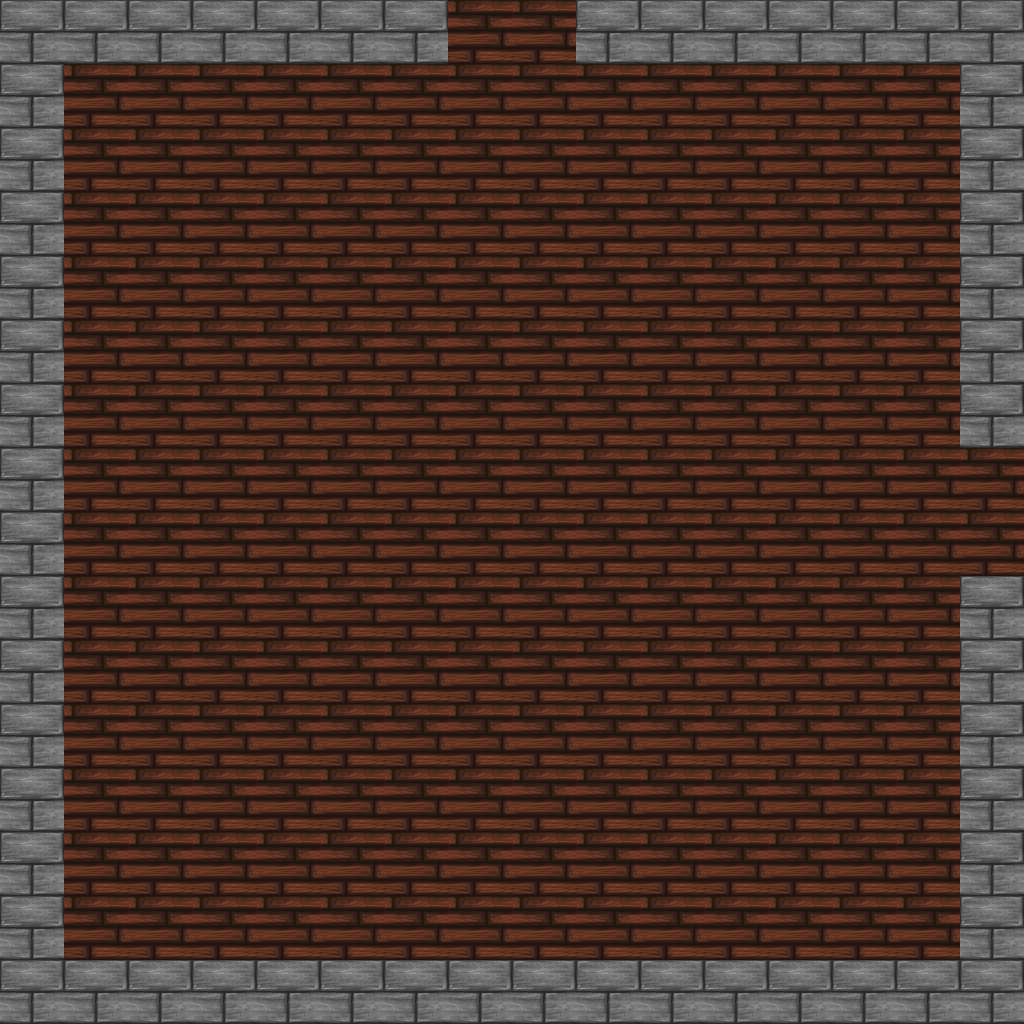

This game map was drawn from its Tiled (.tmx) file and the tilesets committed beside it. A one-line description and the trimmed map source follow:
An orthogonal 16x16 tile map with 64x64 px tiles, 2 tile layers (Ground, Walls), 4 tilesets and 22 objects (2x NORTH, 2x WEST, 2x SOUTH, 2x EAST, CENTER).

<map version="1.0" orientation="orthogonal" renderorder="right-down" width="16" height="16" tilewidth="64" tileheight="64">
 <properties>
  <property name="ExitPoints" value="NE" />
 </properties>
 <tileset firstgid="1" name="simpletiles" tilewidth="64" tileheight="64" spacing="1">
  <image source="tilesets/simpletiles.png" width="130" height="130" />
 </tileset>
 <tileset firstgid="5" name="cavefloor" tilewidth="64" tileheight="64">
  <image source="tilesets/cavefloor.png" width="196" height="196" />
 </tileset>
 <tileset firstgid="14" name="tiles64" tilewidth="64" tileheight="64">
  <image source="tilesets/tiles64.png" width="768" height="320" />
 </tileset>
 <tileset firstgid="74" name="tilesadds" tilewidth="64" tileheight="64">
  <image source="tilesets/tilesadds.png" width="128" height="64" />
 </tileset>
 <layer name="Ground" width="16" height="16">
  <data>[256 cells, 204 non-empty, 2 distinct tile ids]</data>
 </layer>
 <layer name="Walls" width="16" height="16">
  <data>[256 cells, 60 non-empty, 2 distinct tile ids]</data>
 </layer>
 <objectgroup name="collisionObjects">
  <object x="0" y="0" width="448" height="64" />
  <object x="995" y="345" height="1" />
  <object x="960" y="64" width="64" height="384" />
  <object x="0" y="64" width="64" height="384" />
  <object x="0" y="576" width="64" height="384" />
  <object x="960" y="576" width="64" height="384" />
  <object x="576" y="0" width="448" height="64" />
  <object x="0" y="960" width="448" height="64" />
  <object x="576" y="960" width="448" height="64" />
 </objectgroup>
 <objectgroup name="portalObjects">
  <object type="NORTH" x="448" y="0" width="128" height="64" />
  <object type="WEST" x="0" y="448" width="64" height="128" />
  <object type="SOUTH" x="448" y="960" width="128" height="64" />
  <object type="EAST" x="960" y="448" width="64" height="128" />
 </objectgroup>
 <objectgroup name="spawnPoints">
  <object type="WEST" x="130" y="514" />
  <object type="EAST" x="880" y="502" width="12" height="17" />
  <object type="SOUTH" x="514" y="935" />
  <object type="NORTH" x="509" y="131" />
  <object x="233" y="220" />
  <object x="784" y="280" />
  <object x="707" y="784" />
  <object x="229" y="754" />
  <object type="CENTER" x="511" y="512" />
 </objectgroup>
</map>